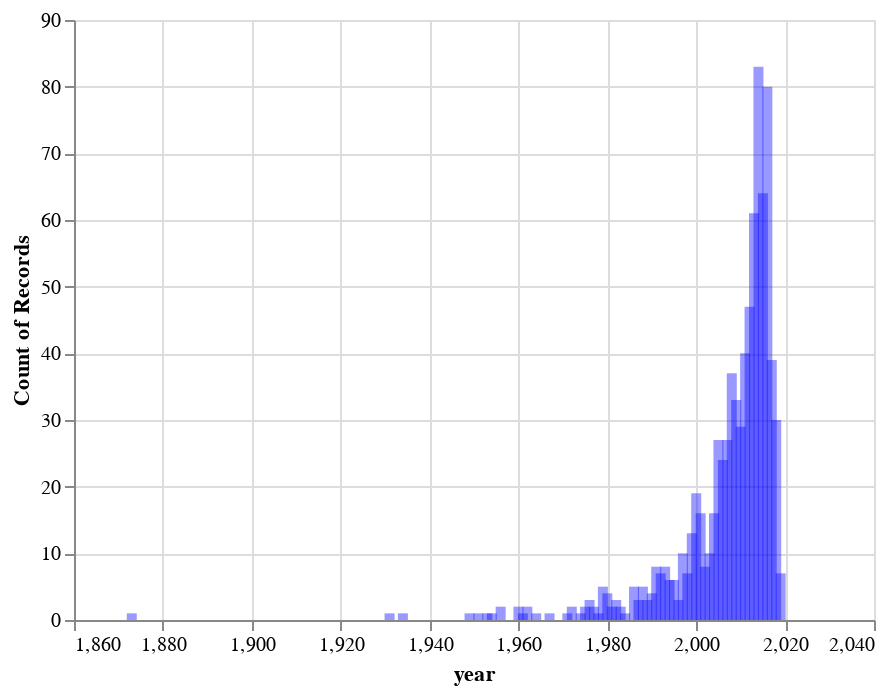

The code cell stored with this chart in its notebook:
### Code cell
alt.Chart(citations_df[citations_df['source_theme'] == 'visualization']).mark_bar().encode(
    x='year',
    y='count(year)').configure_mark( opacity=0.4, color='blue')

### Figure 1 — Vega-Lite specification as saved in the notebook (floating-point values rounded to 4 significant figures; data arrays with more than 128 entries replaced by an {"elided": "..."} marker saying what was removed)
{"config": {"view": {"continuousWidth": 400, "continuousHeight": 300}, "mark": {"color": "blue", "opacity": 0.4}}, "data": {"name": "data-8c0b85a6d719141894e08d3cd34c687d"}, "mark": "bar", "encoding": {"x": {"type": "quantitative", "field": "year"}, "y": {"type": "quantitative", "aggregate": "count", "field": "year"}}, "$schema": "https://vega.github.io/schema/vega-lite/v4.0.0.json", "datasets": {"data-8c0b85a6d719141894e08d3cd34c687d": {"elided": "830 records"}}}
